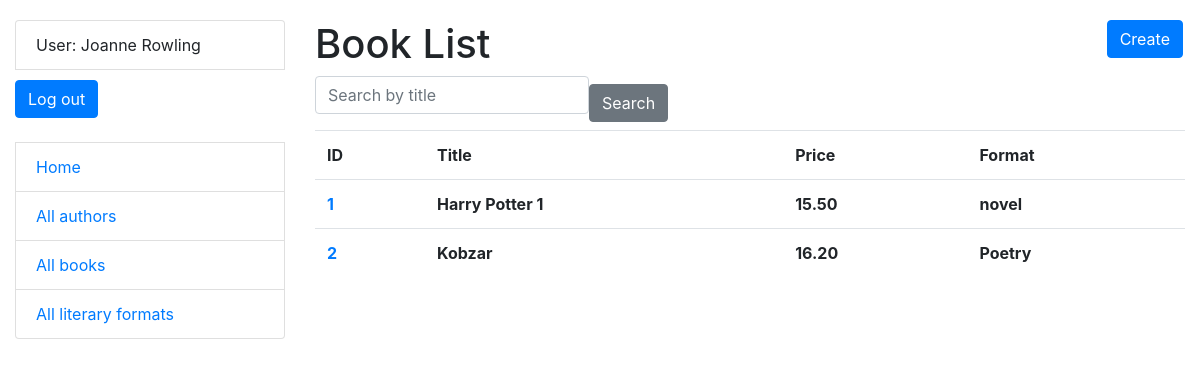
/catalog/books/ (signed in), run on an earlier commit of the app's database.
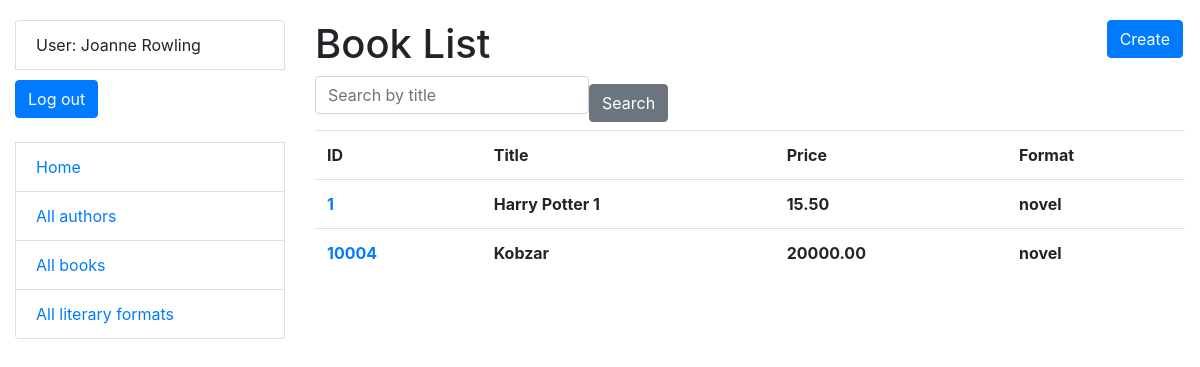
And on a later commit of the database.
### catalog/models.py (models this page shows, shortened)
class Book(models.Model):
    title = models.CharField(max_length=255)
    price = models.DecimalField(max_digits=7, decimal_places=2)
    format = models.ForeignKey(
        LiteraryFormat,
        on_delete=models.CASCADE,
        related_name="books"
    )
    author = models.ManyToManyField(settings.AUTH_USER_MODEL, related_name="books")
    class Meta:
        ordering = ("title", )
    def get_absolute_url(self):
        return reverse("catalog:book-detail", args=[str(self.id)])

class LiteraryFormat(models.Model):
    name = models.CharField(max_length=255)
    class Meta:
        ordering = ("name", )
    def __str__(self):
        return self.name

### catalog/views.py (the view)
# urls.py: path("books/", BookListView.as_view(), name="book-list"),
class BookListView(LoginRequiredMixin, generic.ListView):
    model = Book
    paginate_by = 10
    def get_context_data(
        self, *, object_list = ..., **kwargs
    ):
        context = super(BookListView, self).get_context_data(**kwargs)
        title = self.request.GET.get("title", "")
        context["title"] = title
        context["search_form"] = BookSearchForm(
            initial={"title": title}
        )
        return context
    def get_queryset(self):
        queryset = Book.objects.select_related("format")
        form = BookSearchForm(self.request.GET)
        if form.is_valid():
            return queryset.filter(title__icontains=form.cleaned_data["title"])
        return queryset

### catalog/forms.py
class BookSearchForm(forms.Form):
    title = forms.CharField(
        max_length=255,
        required=False,
        label="",
        widget=forms.TextInput(
            attrs={
                "placeholder": "Search by title"
            }
        )
    )

### templates/catalog/book_list.html
{% extends "base.html" %}
{% load crispy_forms_tags %}
{% block content %}
  <h1>
    Book List
    <a href="{% url 'catalog:book-create' %}" class="btn btn-primary link-to-page">Create</a>
  </h1>
  <form action="" method="get" class="form-inline">
    {{ search_form|crispy }}
    <input type="submit" value="Search" class="btn btn-secondary">
  </form>
  {% if book_list %}
    <table class="table">
      <tr>
        <th>ID</th>
        <th>Title</th>
        <th>Price</th>
        <th>Format</th>
      </tr>
      {% for book in book_list %}
        <tr>
          <th>
            <a href="{{ book.get_absolute_url }}">{{ book.id }}</a>
          </th>
          <th>
            {{ book.title }}
          </th>
          <th>
            {{ book.price }}
          </th>
          <th>
            {{ book.format }}
          </th>
        </tr>
      {% endfor %}
    </table>
  {% else %}
    <p>
      There is no books
    </p>
  {% endif %}
{% endblock %}

What changed in the data, as far as the page shows it:
removed Book: id "2", title "Kobzar", price "16.20", format "Poetry"
added Book: id "10004", title "Kobzar", price "20000.00", format "novel"
